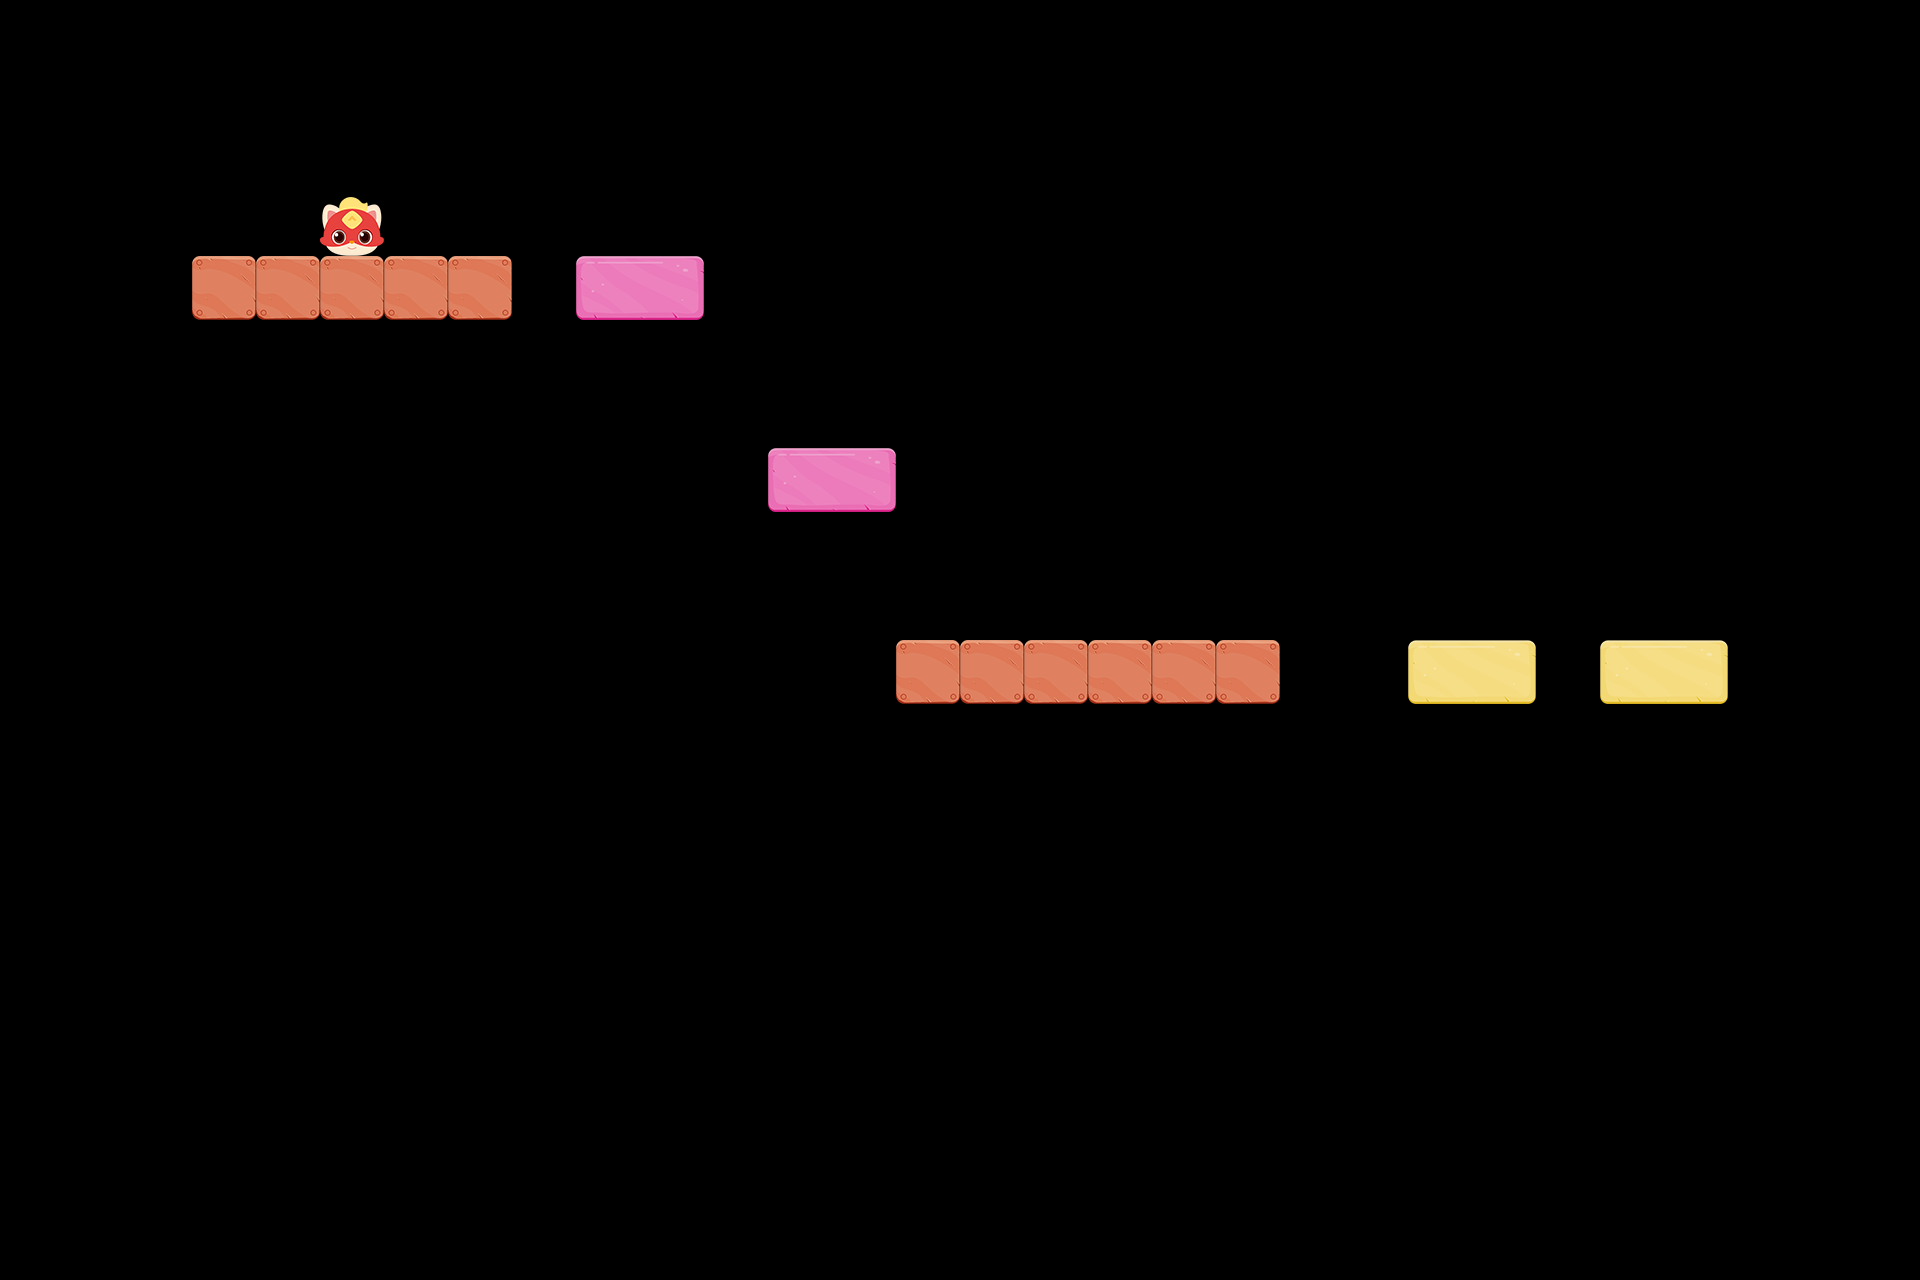

A 2D game scene composited from a Tiled map and its tileset images. What follows is a short description and the map's XML, with every tile layer's data as written:
An orthogonal 30x20 tile map with 64x64 px tiles, 3 tile layers (墙, 砖块, 玩家).

<map version="1.9" tiledversion="1.9.2" orientation="orthogonal" renderorder="right-down" width="30" height="20" tilewidth="64" tileheight="64" infinite="0" nextlayerid="5" nextobjectid="1">
 <tileset firstgid="1" source="img.tsx" />
 <layer id="3" name="墙" width="30" height="20">
  <data encoding="csv">
0,0,0,0,0,0,0,0,0,0,0,0,0,0,0,0,0,0,0,0,0,0,0,0,0,0,0,0,0,0,
0,0,0,0,0,0,0,0,0,0,0,0,0,0,0,0,0,0,0,0,0,0,0,0,0,0,0,0,0,0,
0,0,0,0,0,0,0,0,0,0,0,0,0,0,0,0,0,0,0,0,0,0,0,0,0,0,0,0,0,0,
0,0,0,0,0,0,0,0,0,0,0,0,0,0,0,0,0,0,0,0,0,0,0,0,0,0,0,0,0,0,
0,0,0,22,22,22,22,22,0,0,0,0,0,0,0,0,0,0,0,0,0,0,0,0,0,0,0,0,0,0,
0,0,0,0,0,0,0,0,0,0,0,0,0,0,0,0,0,0,0,0,0,0,0,0,0,0,0,0,0,0,
0,0,0,0,0,0,0,0,0,0,0,0,0,0,0,0,0,0,0,0,0,0,0,0,0,0,0,0,0,0,
0,0,0,0,0,0,0,0,0,0,0,0,0,0,0,0,0,0,0,0,0,0,0,0,0,0,0,0,0,0,
0,0,0,0,0,0,0,0,0,0,0,0,0,0,0,0,0,0,0,0,0,0,0,0,0,0,0,0,0,0,
0,0,0,0,0,0,0,0,0,0,0,0,0,0,0,0,0,0,0,0,0,0,0,0,0,0,0,0,0,0,
0,0,0,0,0,0,0,0,0,0,0,0,0,0,22,22,22,22,22,22,0,0,0,0,0,0,0,0,0,0,
0,0,0,0,0,0,0,0,0,0,0,0,0,0,0,0,0,0,0,0,0,0,0,0,0,0,0,0,0,0,
0,0,0,0,0,0,0,0,0,0,0,0,0,0,0,0,0,0,0,0,0,0,0,0,0,0,0,0,0,0,
0,0,0,0,0,0,0,0,0,0,0,0,0,0,0,0,0,0,0,0,0,0,0,0,0,0,0,0,0,0,
0,0,0,0,0,0,0,0,0,0,0,0,0,0,0,0,0,0,0,0,0,0,0,0,0,0,0,0,0,0,
0,0,0,0,0,0,0,0,0,0,0,0,0,0,0,0,0,0,0,0,0,0,0,0,0,0,0,0,0,0,
0,0,0,0,0,0,0,0,0,0,0,0,0,0,0,0,0,0,0,0,0,0,0,0,0,0,0,0,0,0,
0,0,0,0,0,0,0,0,0,0,0,0,0,0,0,0,0,0,0,0,0,0,0,0,0,0,0,0,0,0,
0,0,0,0,0,0,0,0,0,0,0,0,0,0,0,0,0,0,0,0,0,0,0,0,0,0,0,0,0,0,
0,0,0,0,0,0,0,0,0,0,0,0,0,0,0,0,0,0,0,0,0,0,0,0,0,0,0,0,0,0
</data>
 </layer>
 <layer id="4" name="砖块" width="30" height="20">
  <data encoding="csv">
0,0,0,0,0,0,0,0,0,0,0,0,0,0,0,0,0,0,0,0,0,0,0,0,0,0,0,0,0,0,
0,0,0,0,0,0,0,0,0,0,0,0,0,0,0,0,0,0,0,0,0,0,0,0,0,0,0,0,0,0,
0,0,0,0,0,0,0,0,0,0,0,0,0,0,0,0,0,0,0,0,0,0,0,0,0,0,0,0,0,0,
0,0,0,0,0,0,0,0,0,0,0,0,0,0,0,0,0,0,0,0,0,0,0,0,0,0,0,0,0,0,
0,0,0,0,0,0,0,0,0,3,0,0,0,0,0,0,0,0,0,0,0,0,0,0,0,0,0,0,0,0,
0,0,0,0,0,0,0,0,0,0,0,0,0,0,0,0,0,0,0,0,0,0,0,0,0,0,0,0,0,0,
0,0,0,0,0,0,0,0,0,0,0,0,0,0,0,0,0,0,0,0,0,0,0,0,0,0,0,0,0,0,
0,0,0,0,0,0,0,0,0,0,0,0,3,0,0,0,0,0,0,0,0,0,0,0,0,0,0,0,0,0,
0,0,0,0,0,0,0,0,0,0,0,0,0,0,0,0,0,0,0,0,0,0,0,0,0,0,0,0,0,0,
0,0,0,0,0,0,0,0,0,0,0,0,0,0,0,0,0,0,0,0,0,0,0,0,0,0,0,0,0,0,
0,0,0,0,0,0,0,0,0,0,0,0,0,0,0,0,0,0,0,0,0,0,4,0,0,4,0,0,0,0,
0,0,0,0,0,0,0,0,0,0,0,0,0,0,0,0,0,0,0,0,0,0,0,0,0,0,0,0,0,0,
0,0,0,0,0,0,0,0,0,0,0,0,0,0,0,0,0,0,0,0,0,0,0,0,0,0,0,0,0,0,
0,0,0,0,0,0,0,0,0,0,0,0,0,0,0,0,0,0,0,0,0,0,0,0,0,0,0,0,0,0,
0,0,0,0,0,0,0,0,0,0,0,0,0,0,0,0,0,0,0,0,0,0,0,0,0,0,0,0,0,0,
0,0,0,0,0,0,0,0,0,0,0,0,0,0,0,0,0,0,0,0,0,0,0,0,0,0,0,0,0,0,
0,0,0,0,0,0,0,0,0,0,0,0,0,0,0,0,0,0,0,0,0,0,0,0,0,0,0,0,0,0,
0,0,0,0,0,0,0,0,0,0,0,0,0,0,0,0,0,0,0,0,0,0,0,0,0,0,0,0,0,0,
0,0,0,0,0,0,0,0,0,0,0,0,0,0,0,0,0,0,0,0,0,0,0,0,0,0,0,0,0,0,
0,0,0,0,0,0,0,0,0,0,0,0,0,0,0,0,0,0,0,0,0,0,0,0,0,0,0,0,0,0
</data>
 </layer>
 <layer id="2" name="玩家" width="30" height="20">
  <data encoding="csv">
0,0,0,0,0,0,0,0,0,0,0,0,0,0,0,0,0,0,0,0,0,0,0,0,0,0,0,0,0,0,
0,0,0,0,0,0,0,0,0,0,0,0,0,0,0,0,0,0,0,0,0,0,0,0,0,0,0,0,0,0,
0,0,0,0,0,0,0,0,0,0,0,0,0,0,0,0,0,0,0,0,0,0,0,0,0,0,0,0,0,0,
0,0,0,0,0,10,0,0,0,0,0,0,0,0,0,0,0,0,0,0,0,0,0,0,0,0,0,0,0,0,
0,0,0,0,0,0,0,0,0,0,0,0,0,0,0,0,0,0,0,0,0,0,0,0,0,0,0,0,0,0,
0,0,0,0,0,0,0,0,0,0,0,0,0,0,0,0,0,0,0,0,0,0,0,0,0,0,0,0,0,0,
0,0,0,0,0,0,0,0,0,0,0,0,0,0,0,0,0,0,0,0,0,0,0,0,0,0,0,0,0,0,
0,0,0,0,0,0,0,0,0,0,0,0,0,0,0,0,0,0,0,0,0,0,0,0,0,0,0,0,0,0,
0,0,0,0,0,0,0,0,0,0,0,0,0,0,0,0,0,0,0,0,0,0,0,0,0,0,0,0,0,0,
0,0,0,0,0,0,0,0,0,0,0,0,0,0,0,0,0,0,0,0,0,0,0,0,0,0,0,0,0,0,
0,0,0,0,0,0,0,0,0,0,0,0,0,0,0,0,0,0,0,0,0,0,0,0,0,0,0,0,0,0,
0,0,0,0,0,0,0,0,0,0,0,0,0,0,0,0,0,0,0,0,0,0,0,0,0,0,0,0,0,0,
0,0,0,0,0,0,0,0,0,0,0,0,0,0,0,0,0,0,0,0,0,0,0,0,0,0,0,0,0,0,
0,0,0,0,0,0,0,0,0,0,0,0,0,0,0,0,0,0,0,0,0,0,0,0,0,0,0,0,0,0,
0,0,0,0,0,0,0,0,0,0,0,0,0,0,0,0,0,0,0,0,0,0,0,0,0,0,0,0,0,0,
0,0,0,0,0,0,0,0,0,0,0,0,0,0,0,0,0,0,0,0,0,0,0,0,0,0,0,0,0,0,
0,0,0,0,0,0,0,0,0,0,0,0,0,0,0,0,0,0,0,0,0,0,0,0,0,0,0,0,0,0,
0,0,0,0,0,0,0,0,0,0,0,0,0,0,0,0,0,0,0,0,0,0,0,0,0,0,0,0,0,0,
0,0,0,0,0,0,0,0,0,0,0,0,0,0,0,0,0,0,0,0,0,0,0,0,0,0,0,0,0,0,
0,0,0,0,0,0,0,0,0,0,0,0,0,0,0,0,0,0,0,0,0,0,0,0,0,0,0,0,0,0
</data>
 </layer>
</map>
